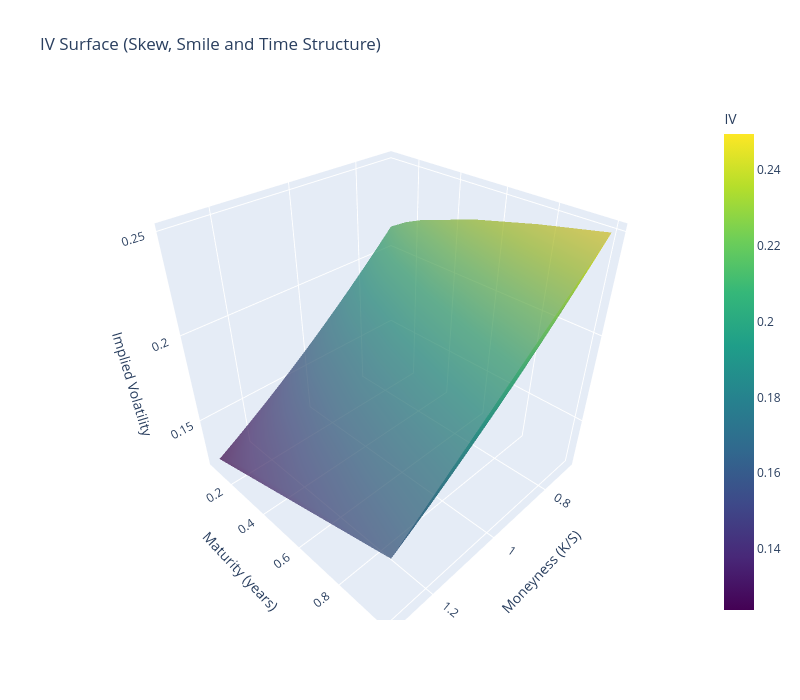

Write notebook code for a chart like this one.
### Code cell
# Just use calls for cleaner visualization
df_calls = opt_prices_df_skew_smile_structure[opt_prices_df_skew_smile_structure['option_type'] == 'call']

fig = go.Figure(data=[go.Mesh3d(
    x=df_calls['moneyness'],
    y=df_calls['maturity'],
    z=df_calls['true_iv'],
    intensity=df_calls['true_iv'],
    colorscale='Viridis',
    showscale=True,
    colorbar=dict(title='IV'),
    opacity=0.7
)])

fig.update_layout(
    title='IV Surface (Skew, Smile and Time Structure)',
    scene=dict(
        xaxis_title='Moneyness (K/S)',
        yaxis_title='Maturity (years)',
        zaxis_title='Implied Volatility'
    ),
    width=800, height=700
)
fig.show()
